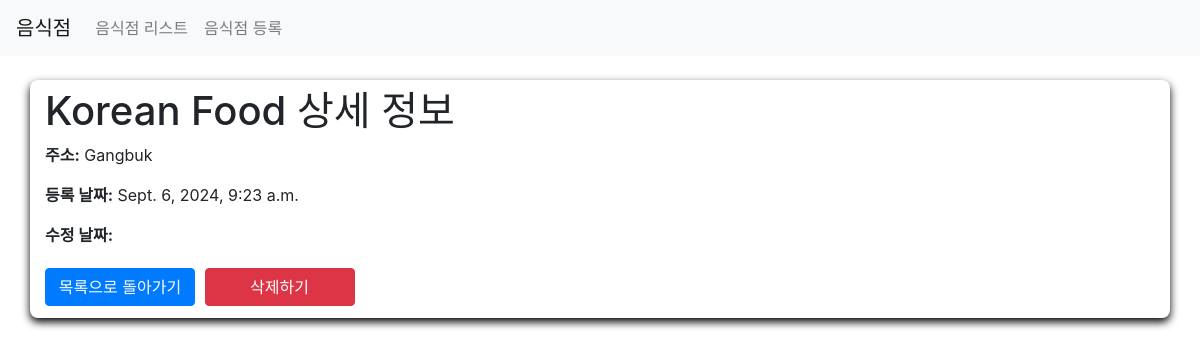
Page /third/list/2/ on the committed database.
### third/models.py (models this page shows)
class Restaurant(models.Model):
    name = models.CharField(max_length=30)
    address = models.CharField(max_length=200)
    created_at = models.DateTimeField(auto_now_add=True)
    update_at = models.DateTimeField(auto_now_add=True)

### third/views.py (the view)
# urls.py: path('list/<int:id>/', views.detail, name='detail'),
def detail(request, id):
    restaurant = get_object_or_404(Restaurant, id=id)
    context = {
        'restaurant': restaurant
    }
    return render(request, 'third/detail.html', context)

### third/templates/third/detail.html (shortened to what this page needs)
{% load static %}
<html>
	<head>
		<link rel="stylesheet" type="text/css" href="{% static 'third/styles.css' %}?v={{ timestamp }}" />
		<link rel="stylesheet" href="https://stackpath.bootstrapcdn.com/bootstrap/4.1.3/css/bootstrap.min.css" />
	</head>
	<body>
		<nav class="navbar navbar-expand-lg navbar-light bg-light">
			<a class="navbar-brand" href="/third/list">음식점</a>
			<div class="collapse navbar-collapse" id="navbarNavAltMarkup">
				<div class="navbar-nav">
					<a class="nav-item nav-link" href="/third/list">음식점 리스트<span class="sr-only">(current)</span></a>
					<a class="nav-item nav-link" href="/third/create">음식점 등록</a>
				</div>
			</div>
		</nav>
		<div class="container mt-4">
			<h1>{{ restaurant.name }} 상세 정보</h1>
			<p><strong>주소:</strong> {{ restaurant.address }}</p>
			<p><strong>등록 날짜:</strong> {{ restaurant.created_at }}</p>
			<p><strong>수정 날짜:</strong> {{ restaurant.updated_at }}</p>
			<a href="{% url 'list' %}" class="btn btn-primary equal-width-btn">목록으로 돌아가기</a>
			<form action="{% url 'restaurant-delete' restaurant.id %}" method="post" style="display: inline">
				<button type="submit" class="btn btn-danger equal-width-btn">삭제하기</button>
			</form>
		</div>
	</body>
</html>

### third/static/third/styles.css (style rules this page uses)
body { font-family: "Pretendard-Regular"; }
.container { background-color: #fff; padding-bottom: 7px; padding-top: 7px; border-radius: 8px; box-shadow: 0 4px 8px #000; width: 300px; margin: 5px auto; }
button { width: 100%; padding: 10px; background-color: #666666; color: #ffffff; border: hidden; border-radius: 10px; cursor: pointer; font-size: 16px; }
.equal-width-btn { width: 150px; margin: 5px; }
h1 { font-family: "Pretendard-Regular"; font-weight: 700; }
.equal-width-btn { margin-left: 0px; background-color: #666666; color: #666666; border-color: #666666; width: 150px; }

### rows in the picture
Restaurant: name "Korean Food", address "Gangbuk", created_at "Sept. 6, 2024, 9:23 a.m."
